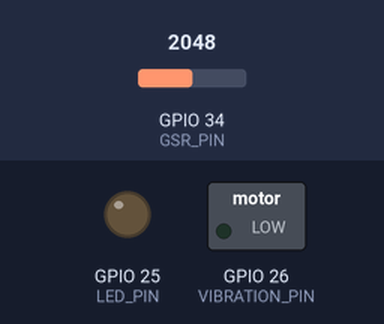
Bench run of a sketch on a simulated ESP32. Shown: switched loads named in the sketch (green lamp = pin HIGH), output pins drawn as LEDs (lit = HIGH). Dashed ring = blinking. Inputs (shaded band) come from the test bench; at power-on: GPIO 34 (GSR_PIN) = 2048. What the sketch prints to the serial monitor is not drawn.

Above: at 1.8 s.
1.9 s: GPIO 34 (GSR_PIN) set to 7
At 2.05 s:
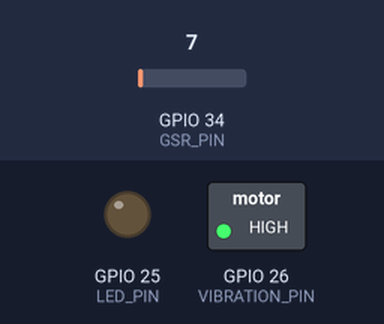
5.4 s: GPIO 34 (GSR_PIN) set to 4
At 6.0 s:
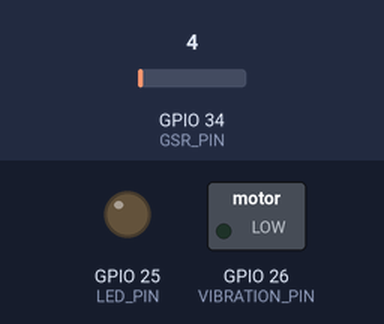
Timing chart, 0 to 8.4 s (numbered marks = the images above; inputs shaded):
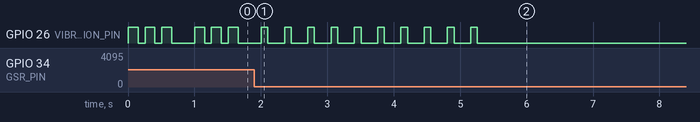

Measured:
- the behaviour switches between 6 and 5 on GPIO 34 (GSR_PIN) (found by bisection; images 1 and 2)
- after the input at 5.4 s, GPIO 26 (VIBRATION_PIN): stops changing and stays LOW
- by itself, GPIO 26 (VIBRATION_PIN): alternates HIGH for 0.10 s and LOW for 0.25 s

The sketch:

main.ino
```cpp
/*
 * Cognitive Overload Wristband — ESP32 Firmware
 * ------------------------------------------------
 * Sensors:
 *   - GSR/EDA  → GPIO34 (analog)
 *   - MAX30102  → I2C (SDA: 21, SCL: 22)
 *   - MLX90614  → I2C (SDA: 21, SCL: 22)
 *   - MPU6050   → I2C (SDA: 21, SCL: 22)
 *
 * Feedback:
 *   - RGB LED   → GPIO25
 *   - Vibration → GPIO26
 *
 * Status: SCAFFOLD — sensor reads and CLI logic to be implemented
 */

#include <Wire.h>
// TODO: Add sensor libraries
// #include "MAX30105.h"
// #include <Adafruit_MLX90614.h>
// #include <MPU6050.h>

// ─── Pin Definitions ────────────────────────────────────────────
#define GSR_PIN       34
#define LED_PIN       25
#define VIBRATION_PIN 26

// ─── Sampling Rates (Hz) ────────────────────────────────────────
#define EDA_SAMPLE_RATE    4
#define TEMP_SAMPLE_RATE   4
#define PPG_SAMPLE_RATE    64
#define ACCEL_SAMPLE_RATE  32

// ─── Sensor Weights ─────────────────────────────────────────────
const float W_GSR  = 0.375;
const float W_HRV  = 0.325;
const float W_TEMP = 0.175;
const float W_ACC  = 0.125;

// ─── Baseline Calibration ───────────────────────────────────────
#define BASELINE_DURATION_MS  (2 * 60 * 1000)  // 2 minutes

float baseline_mean_gsr  = 0, baseline_std_gsr  = 1;
float baseline_mean_hrv  = 0, baseline_std_hrv  = 1;
float baseline_mean_temp = 0, baseline_std_temp = 1;
float baseline_mean_acc  = 0, baseline_std_acc  = 1;

// ─── CLI State Thresholds ───────────────────────────────────────
// Level 0: Calm        CLI < 1.0
// Level 1: Elevated    1.0 <= CLI < 2.0
// Level 2: High Load   2.0 <= CLI < 3.0
// Level 3: Overload    CLI >= 3.0

// ─── Setup ──────────────────────────────────────────────────────
void setup() {
  Serial.begin(115200);
  Wire.begin();

  pinMode(LED_PIN, OUTPUT);
  pinMode(VIBRATION_PIN, OUTPUT);
  pinMode(GSR_PIN, INPUT);

  Serial.println("Cognitive Overload Wristband — Initializing...");

  // TODO: Initialize sensors
  // initMAX30102();
  // initMLX90614();
  // initMPU6050();

  Serial.println("Starting baseline calibration (2 min)...");
  runBaselineCalibration();
  Serial.println("Calibration complete. Monitoring started.");
}

// ─── Main Loop ──────────────────────────────────────────────────
void loop() {
  // Read sensors
  float gsr_raw  = readGSR();
  float hrv_raw  = readHRV();      // RMSSD from PPG
  float temp_raw = readSkinTemp();
  float acc_raw  = readAccel();    // Acceleration magnitude

  // Z-score normalization
  float z_gsr  = zScore(gsr_raw,  baseline_mean_gsr,  baseline_std_gsr);
  float z_hrv  = zScore(hrv_raw,  baseline_mean_hrv,  baseline_std_hrv);
  float z_temp = zScore(temp_raw, baseline_mean_temp, baseline_std_temp);
  float z_acc  = zScore(acc_raw,  baseline_mean_acc,  baseline_std_acc);

  // Weighted CLI
  float cli = (W_GSR  * z_gsr)
            + (W_HRV  * z_hrv)
            + (W_TEMP * z_temp)
            + (W_ACC  * z_acc);

  // Classify state
  int state = classifyState(cli);

  // Output feedback
  setFeedback(state);

  // Debug output
  Serial.print("CLI: "); Serial.print(cli);
  Serial.print(" | State: "); Serial.println(state);

  delay(250); // ~4 Hz main loop
}

// ─── Sensor Read Functions (stubs) ──────────────────────────────
float readGSR() {
  // TODO: Read analog value from GSR sensor
  return analogRead(GSR_PIN);
}

float readHRV() {
  // TODO: Read PPG from MAX30102, extract IBI, compute RMSSD
  return 0.0;
}

float readSkinTemp() {
  // TODO: Read object temperature from MLX90614
  return 0.0;
}

float readAccel() {
  // TODO: Read XYZ from MPU6050, compute magnitude sqrt(ax^2+ay^2+az^2)
  return 0.0;
}

// ─── Baseline Calibration ───────────────────────────────────────
void runBaselineCalibration() {
  // TODO: Collect samples over BASELINE_DURATION_MS
  // Compute mean and std for each sensor
  // Store in baseline_mean_* and baseline_std_* variables
}

// ─── Z-score Normalization ──────────────────────────────────────
float zScore(float value, float mean, float std_dev) {
  if (std_dev == 0) return 0;
  return (value - mean) / std_dev;
}

// ─── State Classification ───────────────────────────────────────
int classifyState(float cli) {
  if (cli < 1.0) return 0;       // Calm
  else if (cli < 2.0) return 1;  // Elevated
  else if (cli < 3.0) return 2;  // High Load
  else return 3;                 // Overload
}

// ─── Feedback Output ────────────────────────────────────────────
void setFeedback(int state) {
  // TODO: Set RGB LED color based on state
  // TODO: Set vibration motor pattern based on state
  switch (state) {
    case 0: // Calm — Green LED, no vibration
      digitalWrite(VIBRATION_PIN, LOW);
      break;
    case 1: // Elevated — Yellow LED, no vibration
      digitalWrite(VIBRATION_PIN, LOW);
      break;
    case 2: // High Load — Orange LED, short pulse
      digitalWrite(VIBRATION_PIN, HIGH);
      delay(100);
      digitalWrite(VIBRATION_PIN, LOW);
      break;
    case 3: // Overload — Red LED, repeated pulses
      for (int i = 0; i < 3; i++) {
        digitalWrite(VIBRATION_PIN, HIGH);
        delay(150);
        digitalWrite(VIBRATION_PIN, LOW);
        delay(100);
      }
      break;
  }
}
```
